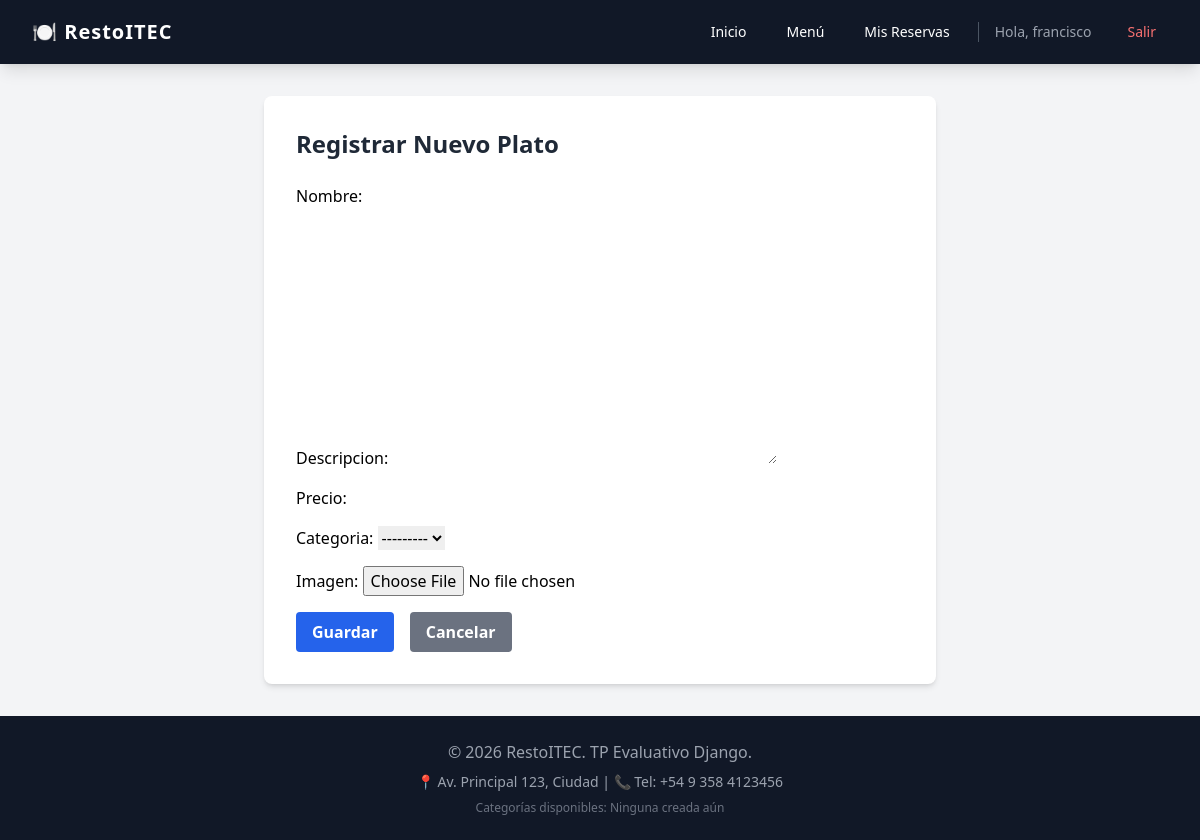
Page /platos/nuevo/ (signed in) on the earlier database version.
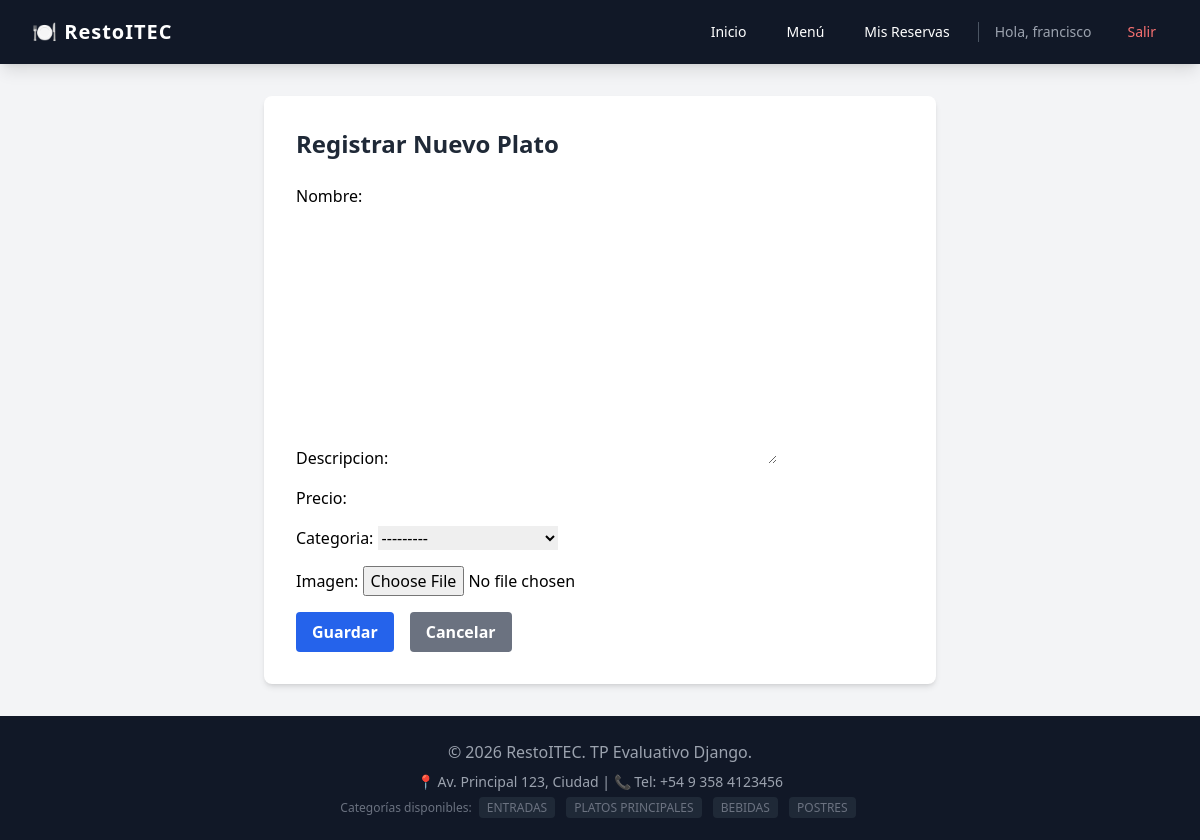
Same page on the later database version.
### core/models.py (models this page shows)
class Categoria(models.Model):
    nombre = models.CharField(max_length=100)
    def __str__(self):
        return self.nombre

### core/views.py (the view)
# urls.py: path('platos/nuevo/', PlatoCreateView.as_view(), name='plato_create'),
class PlatoCreateView(PermissionRequiredMixin, CreateView):
    model = Plato
    template_name = 'core/plato_form.html'
    fields = ['nombre', 'descripcion', 'precio', 'categoria', 'imagen']
    success_url = reverse_lazy('core:plato_list')
    permission_required = 'core.add_plato'

### core/context_processors.py (called while the page is built)
def restaurante_context(request):
    return {
        'categorias_globales': Categoria.objects.all(),
        'telefono_contacto': '+54 9 358 4123456',
        'direccion_resto': 'Av. Principal 123, Ciudad',
    }

### templates/core/plato_form.html (shortened to what this page needs)
{% extends 'base.html' %}
{% block content %}
<div class="max-w-2xl mx-auto bg-white rounded-lg shadow-md p-8">
    <h1 class="text-2xl font-bold text-gray-800 mb-6">
        {% if object %}Editar Plato: {{ object.nombre }}{% else %}Registrar Nuevo Plato{% endif %}
    </h1>
    <form method="post" enctype="multipart/form-data" class="space-y-4">
        {{ form.as_p }}
        <div class="flex space-x-4 mt-6">
            <button type="submit" class="bg-blue-600 hover:bg-blue-700 text-white font-bold py-2 px-4 rounded">
                Guardar
            </button>
            <a href="{% url 'core:plato_list' %}"
                class="bg-gray-500 hover:bg-gray-600 text-white font-bold py-2 px-4 rounded">
                Cancelar
            </a>
        </div>
    </form>
</div>
{% endblock %}

### templates/base.html (shortened to what this page needs)
<!DOCTYPE html>
<html lang="es">
<head>
    <script src="https://cdn.tailwindcss.com"></script>
</head>
<body class="bg-gray-100 flex flex-col min-h-screen">
    <nav class="bg-gray-900 text-white shadow-lg">
        <div class="max-w-7xl mx-auto px-4 sm:px-6 lg:px-8">
            <div class="flex items-center justify-between h-16">
                <div class="flex items-center">
                    <a href="/" class="text-xl font-bold tracking-wider">🍽️ RestoITEC</a>
                </div>
                <div class="flex items-center space-x-4">
                    <a href="/" class="hover:bg-gray-700 px-3 py-2 rounded-md text-sm font-medium">Inicio</a>
                    {% if user.is_authenticated %}
                    <a href="{% url 'core:plato_list' %}"
                        class="hover:bg-gray-700 px-3 py-2 rounded-md text-sm font-medium">Menú</a>
                    <a href="{% url 'core:reserva_list' %}"
                        class="hover:bg-gray-700 px-3 py-2 rounded-md text-sm font-medium">Mis Reservas</a>
                    <span class="text-gray-400 text-sm ml-4 border-l border-gray-600 pl-4">
                        Hola, {{ user.username }}
                    </span>
                    <form method="post" action="{% url 'logout' %}" class="inline">
                        <button type="submit"
                            class="hover:bg-red-700 text-red-400 hover:text-white px-3 py-2 rounded-md text-sm font-medium transition ml-2">
                            Salir
                        </button>
                    </form>
                    {% else %}
                    <a href="{% url 'login' %}"
                        class="bg-blue-600 hover:bg-blue-700 px-3 py-2 rounded-md text-sm font-medium">Iniciar
                        Sesión</a>
                    <a href="{% url 'registro' %}"
                        class="bg-green-600 hover:bg-green-700 px-3 py-2 rounded-md text-sm font-medium">Registrarse</a>
                    {% endif %}
                </div>
            </div>
    </nav>
    <main class="flex-grow container mx-auto px-4 py-8">
        {% block content %}
        {% endblock %}
    </main>
    <footer class="bg-gray-900 text-gray-400 py-6 text-center mt-auto">
        <p class="mb-2">&copy; 2026 RestoITEC. TP Evaluativo Django.</p>
        <p class="text-sm">📍 {{ direccion_resto }} | 📞 Tel: {{ telefono_contacto }}</p>
        <div class="mt-2 text-xs text-gray-500">
            Categorías disponibles:
            {% for cat in categorias_globales %}
            <span class="mx-1 bg-gray-800 px-2 py-0.5 rounded">{{ cat.nombre }}</span>
            {% empty %}
            <span>Ninguna creada aún</span>
            {% endfor %}
        </div>
    </footer>
</body>
</html>

Differences in the rows shown:
added Categoria: nombre "ENTRADAS"
added Categoria: nombre "PLATOS PRINCIPALES"
added Categoria: nombre "BEBIDAS"
added Categoria: nombre "POSTRES"
Other differences:
text no longer shown: "Ninguna creada aún"
